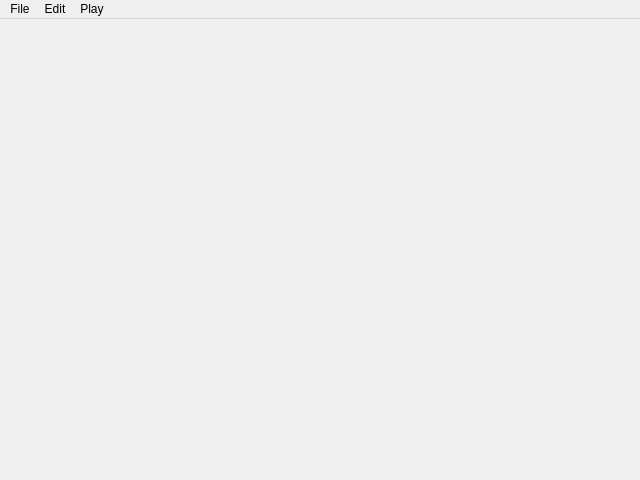
<?xml version="1.0" encoding="UTF-8"?>
<ui version="4.0">
 <class>MainWindow</class>
 <widget class="QMainWindow" name="MainWindow">
  <property name="geometry">
   <rect>
    <x>0</x>
    <y>0</y>
    <width>640</width>
    <height>480</height>
   </rect>
  </property>
  <property name="minimumSize">
   <size>
    <width>640</width>
    <height>480</height>
   </size>
  </property>
  <property name="windowTitle">
   <string>MainWindow</string>
  </property>
  <widget class="QWidget" name="centralWidget"/>
  <widget class="QMenuBar" name="menuBar">
   <property name="geometry">
    <rect>
     <x>0</x>
     <y>0</y>
     <width>640</width>
     <height>21</height>
    </rect>
   </property>
   <widget class="QMenu" name="menuFile">
    <property name="title">
     <string>File</string>
    </property>
    <widget class="QMenu" name="menuImport">
     <property name="title">
      <string>Import</string>
     </property>
     <addaction name="actionMIDI"/>
    </widget>
    <widget class="QMenu" name="menuExport_as">
     <property name="title">
      <string>Export as...</string>
     </property>
     <addaction name="actionMIDI_2"/>
    </widget>
    <widget class="QMenu" name="menuRecent_files">
     <property name="title">
      <string>Recent files</string>
     </property>
    </widget>
    <addaction name="actionNew"/>
    <addaction name="actionOpen"/>
    <addaction name="menuRecent_files"/>
    <addaction name="separator"/>
    <addaction name="actionSave"/>
    <addaction name="actionSave_as"/>
    <addaction name="separator"/>
    <addaction name="menuImport"/>
    <addaction name="menuExport_as"/>
    <addaction name="separator"/>
    <addaction name="actionQuit"/>
   </widget>
   <widget class="QMenu" name="menuPlay">
    <property name="title">
     <string>Play</string>
    </property>
    <addaction name="actionPlay"/>
    <addaction name="actionStop"/>
    <addaction name="actionBack"/>
    <addaction name="actionRepeat"/>
   </widget>
   <widget class="QMenu" name="menuEdit">
    <property name="title">
     <string>Edit</string>
    </property>
    <addaction name="actionUndo"/>
    <addaction name="actionRedo"/>
    <addaction name="separator"/>
    <addaction name="actionDelete"/>
    <addaction name="separator"/>
    <addaction name="actionEdit_Mode"/>
    <addaction name="actionGrid_Snap"/>
   </widget>
   <addaction name="menuFile"/>
   <addaction name="menuEdit"/>
   <addaction name="menuPlay"/>
  </widget>
  <action name="actionNew">
   <property name="icon">
    <iconset resource="../res/qtau.qrc">
     <normaloff>:/images/b_blank.png</normaloff>:/images/b_blank.png</iconset>
   </property>
   <property name="text">
    <string>New</string>
   </property>
   <property name="shortcut">
    <string>Ctrl+N</string>
   </property>
  </action>
  <action name="actionOpen">
   <property name="icon">
    <iconset resource="../res/qtau.qrc">
     <normaloff>:/images/b_folder.png</normaloff>:/images/b_folder.png</iconset>
   </property>
   <property name="text">
    <string>Open</string>
   </property>
   <property name="shortcut">
    <string>Ctrl+O</string>
   </property>
  </action>
  <action name="actionSave">
   <property name="enabled">
    <bool>false</bool>
   </property>
   <property name="icon">
    <iconset resource="../res/qtau.qrc">
     <normaloff>:/images/b_save.png</normaloff>:/images/b_save.png</iconset>
   </property>
   <property name="text">
    <string>Save</string>
   </property>
   <property name="shortcut">
    <string>Ctrl+S</string>
   </property>
  </action>
  <action name="actionQuit">
   <property name="icon">
    <iconset resource="../res/qtau.qrc">
     <normaloff>:/images/b_power.png</normaloff>:/images/b_power.png</iconset>
   </property>
   <property name="text">
    <string>Quit</string>
   </property>
   <property name="shortcut">
    <string>Ctrl+Q</string>
   </property>
  </action>
  <action name="actionPlay">
   <property name="enabled">
    <bool>false</bool>
   </property>
   <property name="icon">
    <iconset resource="../res/qtau.qrc">
     <normaloff>:/images/b_play.png</normaloff>:/images/b_play.png</iconset>
   </property>
   <property name="text">
    <string>Play</string>
   </property>
   <property name="shortcut">
    <string>Space</string>
   </property>
  </action>
  <action name="actionStop">
   <property name="enabled">
    <bool>false</bool>
   </property>
   <property name="icon">
    <iconset resource="../res/qtau.qrc">
     <normaloff>:/images/b_stop.png</normaloff>:/images/b_stop.png</iconset>
   </property>
   <property name="text">
    <string>Stop</string>
   </property>
   <property name="shortcut">
    <string>Ctrl+Space</string>
   </property>
  </action>
  <action name="actionSave_as">
   <property name="icon">
    <iconset resource="../res/qtau.qrc">
     <normaloff>:/images/b_save.png</normaloff>:/images/b_save.png</iconset>
   </property>
   <property name="text">
    <string>Save as...</string>
   </property>
   <property name="shortcut">
    <string>Ctrl+Shift+S</string>
   </property>
  </action>
  <action name="actionUndo">
   <property name="enabled">
    <bool>false</bool>
   </property>
   <property name="icon">
    <iconset resource="../res/qtau.qrc">
     <normaloff>:/images/b_undo.png</normaloff>:/images/b_undo.png</iconset>
   </property>
   <property name="text">
    <string>Undo</string>
   </property>
   <property name="shortcut">
    <string>Ctrl+Z</string>
   </property>
  </action>
  <action name="actionRedo">
   <property name="enabled">
    <bool>false</bool>
   </property>
   <property name="icon">
    <iconset resource="../res/qtau.qrc">
     <normaloff>:/images/b_redo.png</normaloff>:/images/b_redo.png</iconset>
   </property>
   <property name="text">
    <string>Redo</string>
   </property>
   <property name="shortcut">
    <string>Ctrl+Y</string>
   </property>
  </action>
  <action name="actionDelete">
   <property name="icon">
    <iconset resource="../res/qtau.qrc">
     <normaloff>:/images/b_cross.png</normaloff>:/images/b_cross.png</iconset>
   </property>
   <property name="text">
    <string>Delete</string>
   </property>
   <property name="shortcut">
    <string>Del</string>
   </property>
  </action>
  <action name="actionBack">
   <property name="enabled">
    <bool>false</bool>
   </property>
   <property name="icon">
    <iconset resource="../res/qtau.qrc">
     <normaloff>:/images/b_play_prev.png</normaloff>:/images/b_play_prev.png</iconset>
   </property>
   <property name="text">
    <string>Back</string>
   </property>
   <property name="shortcut">
    <string>Backspace</string>
   </property>
  </action>
  <action name="actionRepeat">
   <property name="enabled">
    <bool>false</bool>
   </property>
   <property name="icon">
    <iconset resource="../res/qtau.qrc">
     <normaloff>:/images/b_repeat.png</normaloff>:/images/b_repeat.png</iconset>
   </property>
   <property name="text">
    <string>Repeat</string>
   </property>
   <property name="shortcut">
    <string>Shift+Space</string>
   </property>
  </action>
  <action name="actionGrid_Snap">
   <property name="checkable">
    <bool>true</bool>
   </property>
   <property name="checked">
    <bool>true</bool>
   </property>
   <property name="icon">
    <iconset resource="../res/qtau.qrc">
     <normaloff>:/images/b_ruler.png</normaloff>:/images/b_ruler.png</iconset>
   </property>
   <property name="text">
    <string>Grid Snap</string>
   </property>
   <property name="shortcut">
    <string>Ctrl+G</string>
   </property>
  </action>
  <action name="actionEdit_Mode">
   <property name="checkable">
    <bool>true</bool>
   </property>
   <property name="icon">
    <iconset resource="../res/qtau.qrc">
     <normaloff>:/images/b_pencil.png</normaloff>:/images/b_pencil.png</iconset>
   </property>
   <property name="text">
    <string>Edit Mode</string>
   </property>
   <property name="shortcut">
    <string>Ctrl+E</string>
   </property>
  </action>
  <action name="actionMIDI">
   <property name="text">
    <string>MIDI</string>
   </property>
  </action>
  <action name="actionMIDI_2">
   <property name="text">
    <string>MIDI</string>
   </property>
  </action>
 </widget>
 <layoutdefault spacing="6" margin="11"/>
 <resources>
  <include location="../res/qtau.qrc"/>
 </resources>
 <connections/>
</ui>
